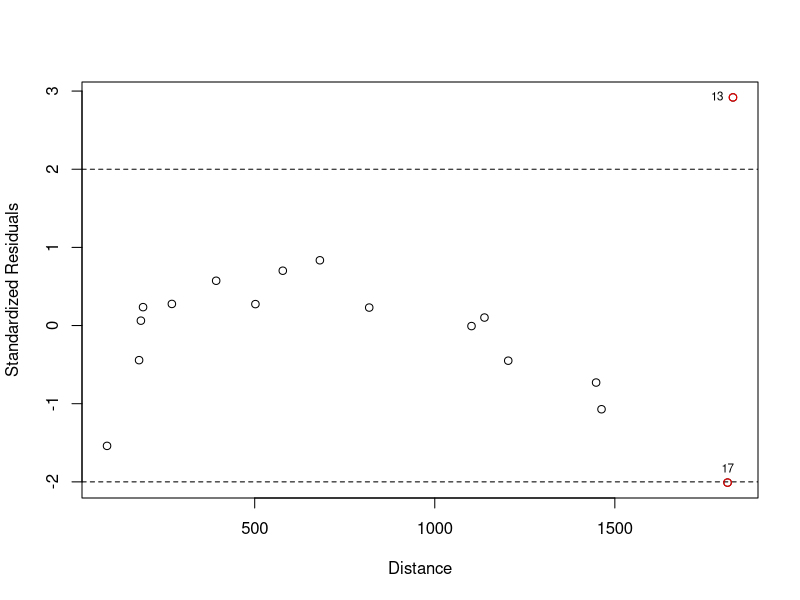
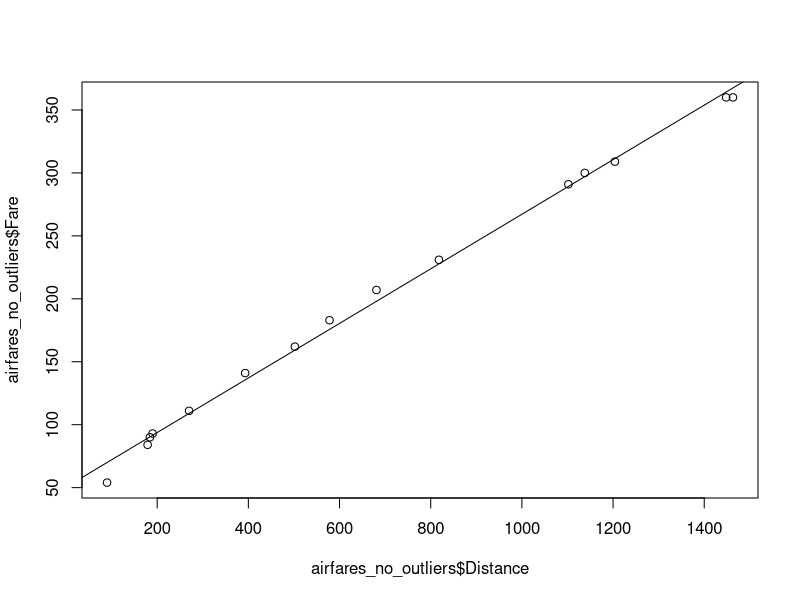
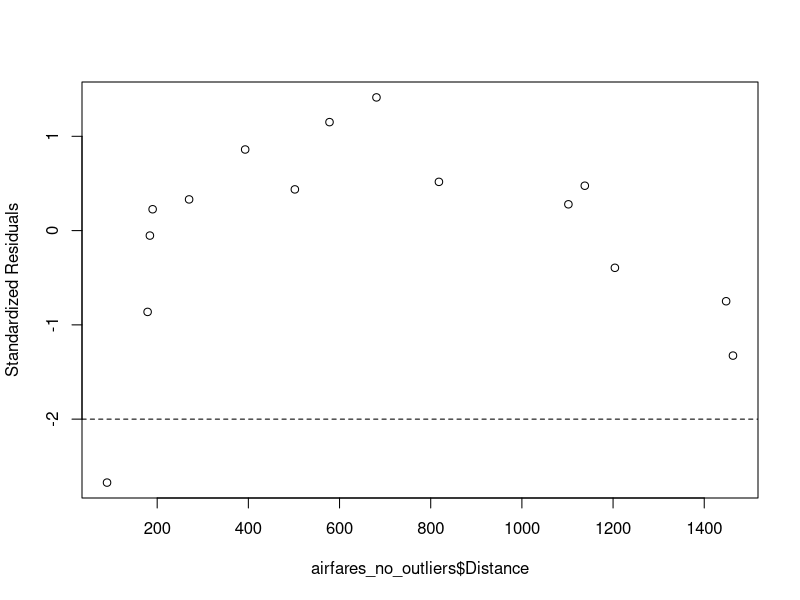
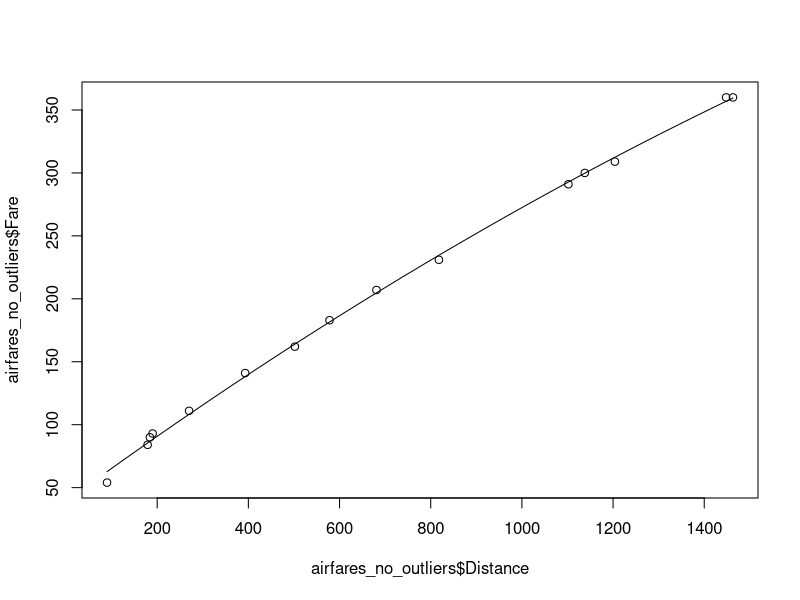
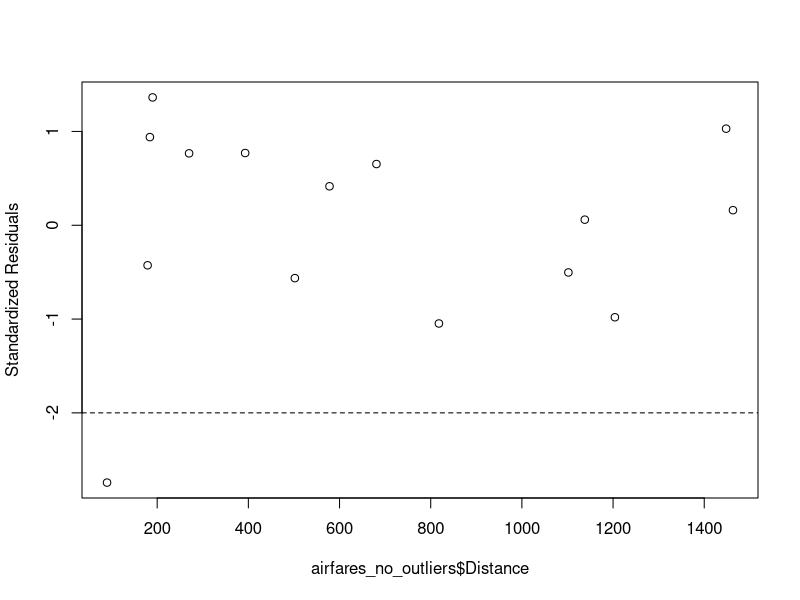
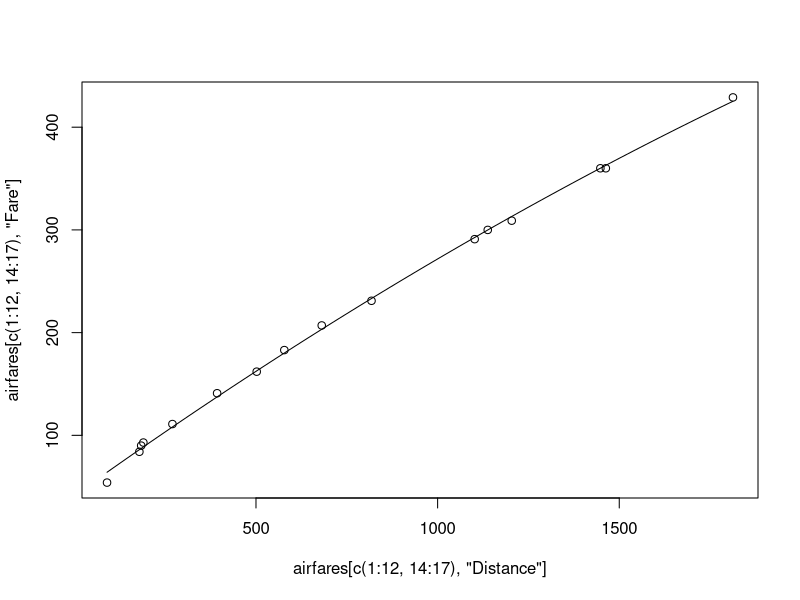
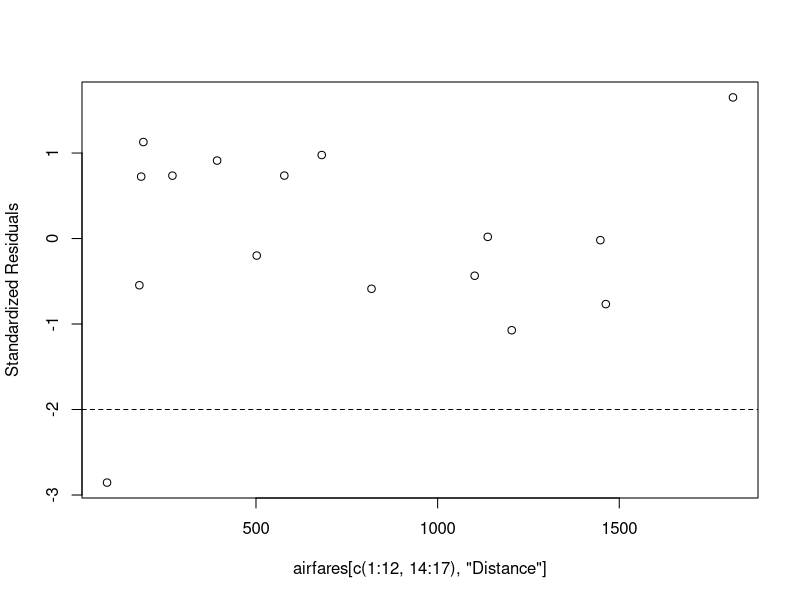
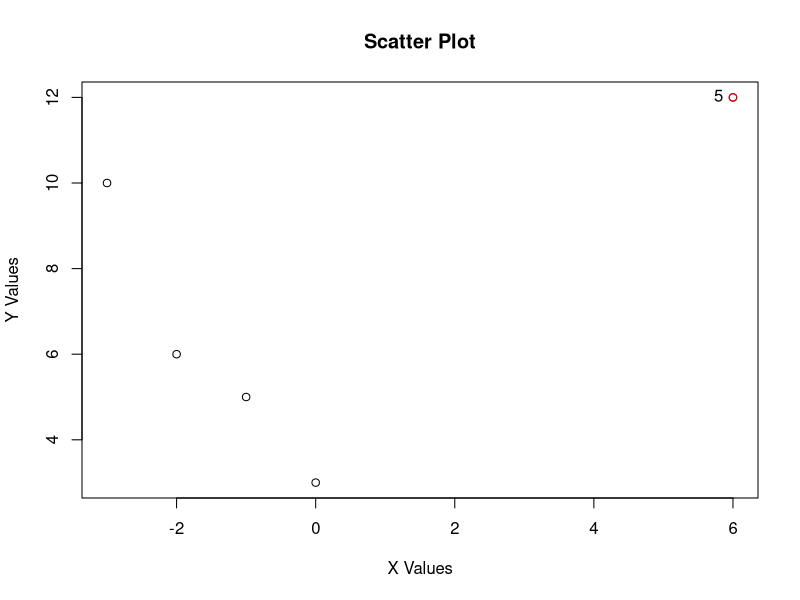

Here is the R script that generated these plots, in order:
## ---- chunk 1
airfares <- read.delim("airfares.txt",sep = "\t", header = TRUE)
attach(airfares)
airfare_slr <- lm(Fare ~ Distance)
## ---- chunk 2
leverage1 <- hatvalues(airfare_slr)
StanRes1 <- rstandard(airfare_slr)
residual1 <- airfares$residuals
plot(Distance,StanRes1, ylab="Standardized Residuals")
abline(h=2,lty=2)
abline(h=-2,lty=2)
points(x = c(Distance[13],Distance[17]),y = c(StanRes1[13],StanRes1[17])
       ,col = "red")
text(x = c(Distance[13],Distance[17]), y = c(StanRes1[13],StanRes1[17]), labels = c("13","17"), cex = .7, pos = c(2,3))
## ---- chunk 3
airfares_no_outliers <- airfares[c(1:12,14:16),]
## ---- chunk 4
airfares_no <- lm(Fare~Distance, data = airfares_no_outliers)
## ---- chunk 5
plot(airfares_no_outliers$Distance, airfares_no_outliers$Fare)
abline(lsfit(airfares_no_outliers$Distance, airfares_no_outliers$Fare))
## ---- chunk 6
leverage1 <- hatvalues(airfares_no)
StanRes1 <- rstandard(airfares_no)
plot(airfares_no_outliers$Distance,StanRes1, ylab="Standardized Residuals")
abline(h=2,lty=2)
abline(h=-2,lty=2)

## ---- chunk 7
airfares_no_outliers$Distance2 <- airfares_no_outliers$Distance^2
## ---- chunk 8
airfares_no_quad <- lm(Fare~Distance + Distance2, data = airfares_no_outliers)
## ---- chunk 9
plot(airfares_no_outliers$Distance, airfares_no_outliers$Fare)
curve(predict(airfares_no_quad, newdata = data.frame(Distance = x, Distance2=x^2)),add = T)
## ---- chunk 10
leverage1 <- hatvalues(airfares_no_quad)
StanRes1 <- rstandard(airfares_no_quad)
plot(airfares_no_outliers$Distance,StanRes1, ylab="Standardized Residuals")
abline(h=2,lty=2)
abline(h=-2,lty=2)
## ---- chunk 11
airfares$Distance2 <- airfares$Distance^2
## ---- chunk 12
test <- lm(Fare ~ Distance + Distance2, data = airfares[c(1:12,14:17),])
summary(test)
## ---- chunk 13
plot(x = airfares[c(1:12,14:17),"Distance"], y = airfares[c(1:12,14:17),"Fare"])
curve(predict(test, newdata = data.frame(Distance = x, Distance2 = x^2)),add= T)
## ---- chunk 14
leverage1 <- hatvalues(test)
StanRes1 <- rstandard(test)
plot(airfares[c(1:12,14:17),"Distance"],StanRes1, ylab="Standardized Residuals")
abline(h=2,lty=2)
abline(h=-2,lty=2)
## ---- chunk 15
data <- data.frame(x = c(-3,-2,-1,0,6), y = c(10,6,5,3,12))

plot(x = data$x, y = data$y, xlab = "X Values", ylab = "Y Values", main = "Scatter Plot")
points(x = data$x[5], y = data$y[5], col = "red")
text(x = data$x[5], y = data$y[5], labels = "5", pos = 2)
## ---- chunk 16
data$y_hat <- 7.2 + .5*data$x
data$residuals <- data$y - data$y_hat
## ---- chunk 17
x_bar <- mean(data$x)
SXX <- sum((data$x-x_bar)^2)
n <- length(data$x)
data$leverage <- 1/n + (data$x - x_bar)^2/SXX
data$leverage
## ---- chunk 18
data$squared_residuals <- data$residuals^2
squared_sigma_est <- sum(data$squared_residuals)/(n - 2)
data$residuals_variance <- squared_sigma_est*(1-data$leverage)
data$residuals_variance
## ---- chunk 19
data$std_residuals <- data$residuals/(sqrt(squared_sigma_est*(1 - data$leverage)))
data$std_residuals
